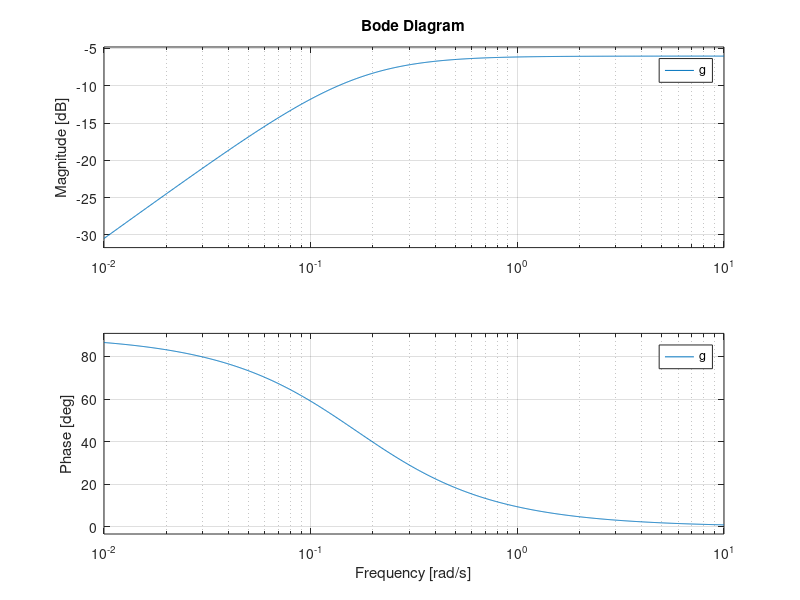

Write MATLAB code to recreate this figure.
close all, clc, clear all
% Parulski

s = tf('s');

% 3.1
g = 3*s / (6*s +1)

% 3.2
w = logspace(-2,1);

% 3.3
[re im] = nyquist(g,w);


% 3.4
re_2 = reshape(re,size(w));
im_2 = reshape(im,size(w));

% 3.5
A = sqrt(re_2.^2 + im_2.^2);
Lm = 20*log10(A);

% 3.6-3.7
figure(1)

semilogx(w(1,:),Lm(1,:),'ro')
hold on
% box on
bode(g)


return
